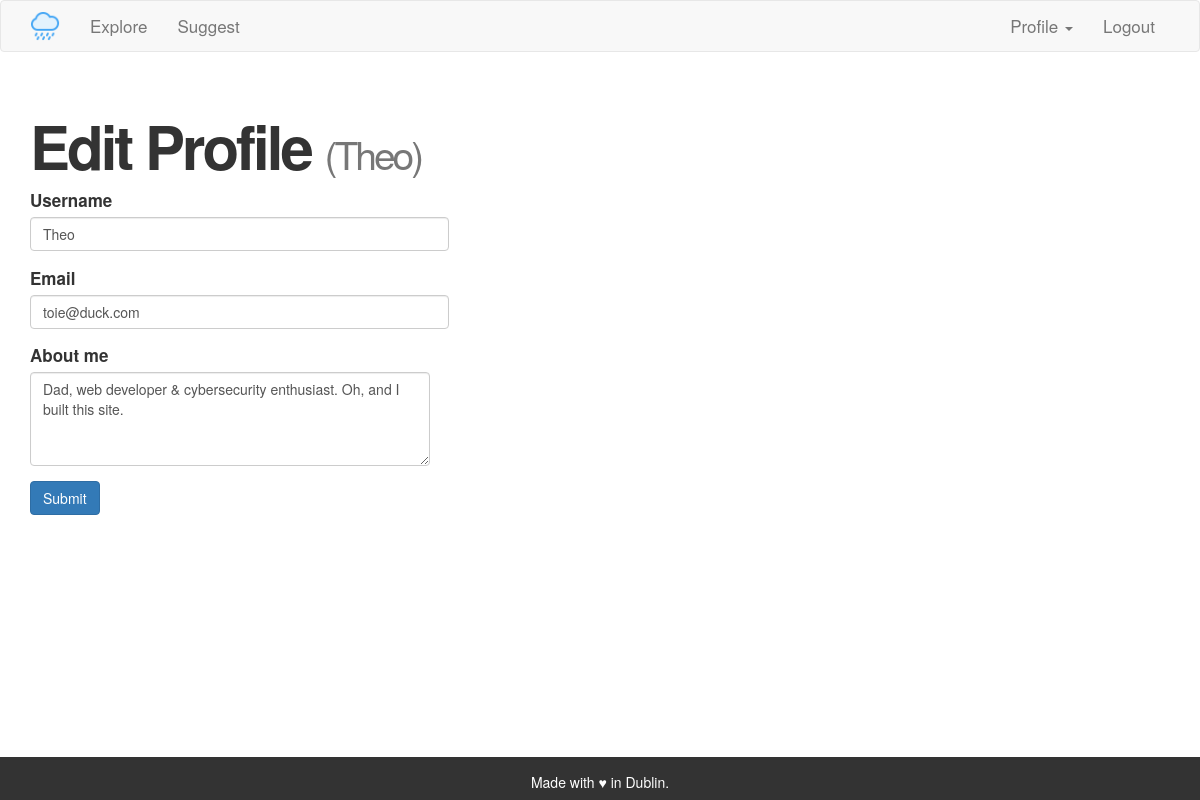
/edit_profile_admin/Theo (signed in), run on an earlier commit of the app's database.
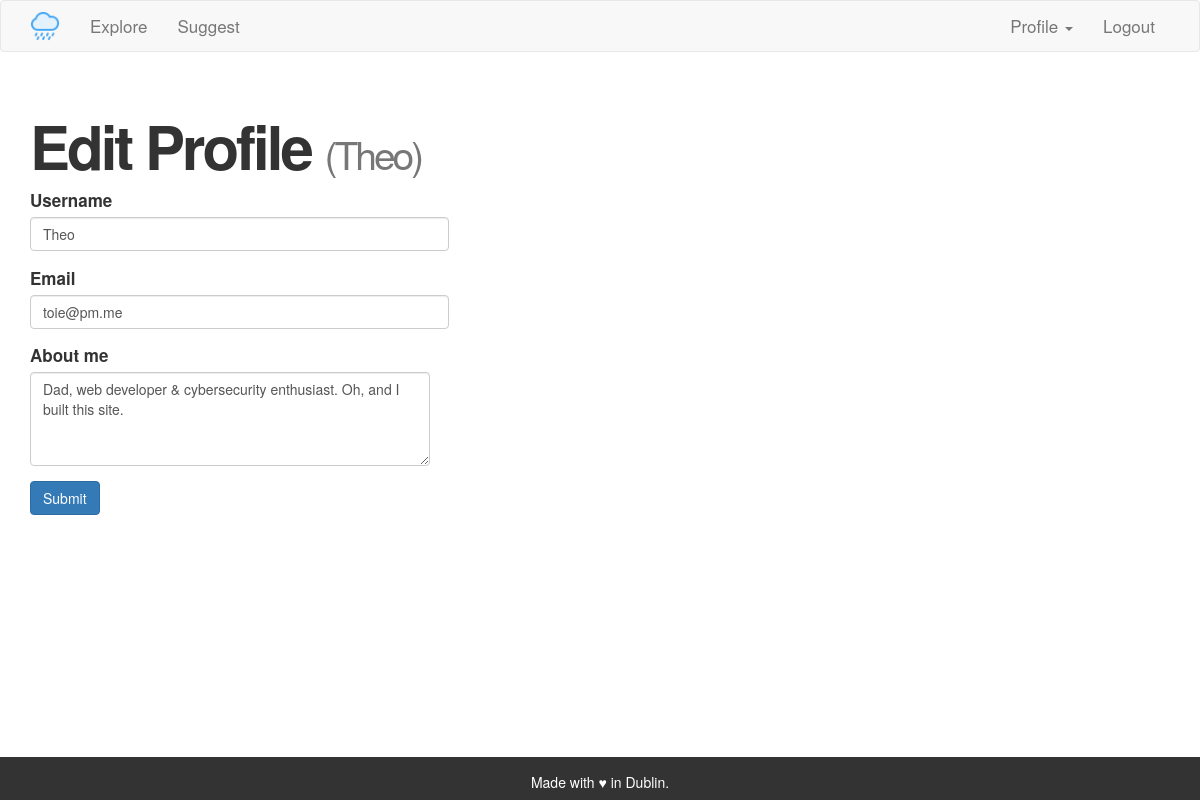
And on a later commit of the database.
### app/models.py (models this page shows, shortened)
class User(UserMixin, db.Model):
    id = db.Column(db.Integer, primary_key=True)
    username = db.Column(db.String(64), index=True, unique=True)
    usernamelowercase = db.Column(db.String(64), index=True, unique=True)
    email = db.Column(db.String(120), index=True, unique=True)
    emaillowercase = db.Column(db.String(120), index=True, unique=True)
    password_hash = db.Column(db.String(128))
    activity = db.relationship('Activity', backref='author', lazy='dynamic')
    about_me = db.Column(db.String(140))
    last_seen = db.Column(db.DateTime, default=datetime.utcnow)
    admin = db.Column(db.Integer, default=0)

### app/routes.py (the view)
@app.route('/edit_profile_admin/<username>', methods=['GET', 'POST'])
@login_required
def edit_profile_admin(username):
    if current_user.admin == 1:
        user = User.query.filter_by(username=username).first()
        form = EditProfileAdminForm(user_username=user.username,
            user_email=user.email)
        if form.validate_on_submit():
            user.username = form.username.data
            user.email = form.email.data
            user.about_me = form.about_me.data
            db.session.commit()
            flash('Your changes have been saved.')
            return redirect(url_for('user', username=user.username))
        elif request.method == 'GET':
            form.username.data = user.username
            form.email.data = user.email
            form.about_me.data = user.about_me
        return render_template('edit_profile_admin.html', title='Edit Profile',
            username=username, form=form)
    else:
        flash('This is a restricted area.')
        return redirect(url_for('index'))

### app/forms.py
class EditProfileAdminForm(FlaskForm):
    username = StringField('Username', validators=[DataRequired()])
    email = StringField('Email', validators=[DataRequired(), Email()])
    about_me = TextAreaField('About me', validators=[Length(min=0, max=140)])
    submit = SubmitField('Submit')

### app/models.py (called while the page is built)
@login.user_loader
def load_user(id):
    return User.query.get(int(id))

### app/routes.py (called while the page is built)
@app.before_request
def before_request():
    if current_user.is_authenticated:
        current_user.last_seen = datetime.utcnow()
        db.session.commit()

### app/templates/edit_profile_admin.html (shortened to what this page needs)
{% extends "base.html" %}
{% block app_content %}
    <h1>Edit Profile <small>({{ username }})</small></h1>
    <form action="" method="post">
        <p>
            {{ form.username.label }}<br>
            {{ form.username(size=50, class_='form-control') }}<br>
        </p>
        <p>
            {{ form.email.label }}<br>
            {{ form.email(size=50, class_='form-control') }}<br>
        </p>
        <p>
            {{ form.about_me.label }}<br>
            {{ form.about_me(cols=48, rows=4, class_='form-control') }}<br>
        </p>
        <p>{{ form.submit(class_='btn btn-primary') }}</p>
    </form>
{% endblock %}

What changed in the data, as far as the page shows it:
changed User "Theo": email "toie@duck.com" → "toie@pm.me"
